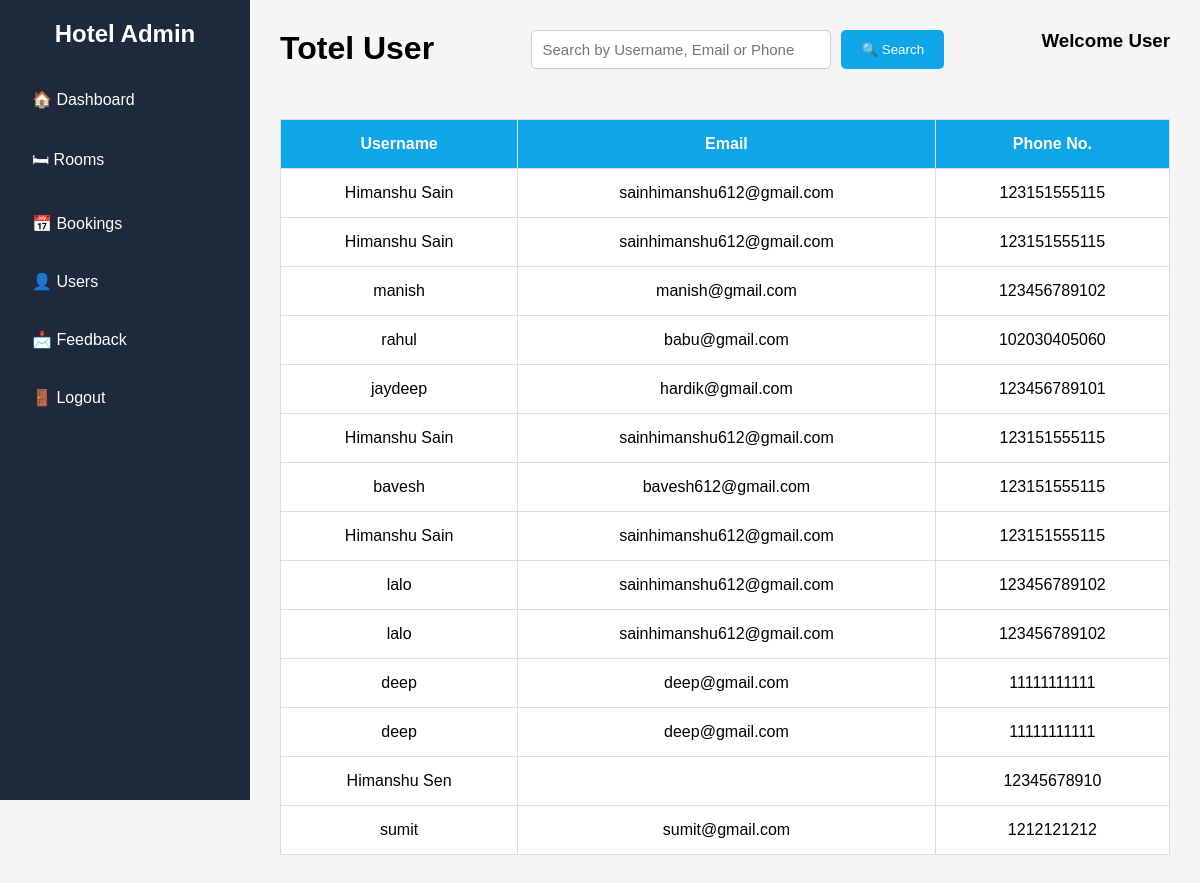
The page /user/ on the database its author committed.
### app1/models.py (models this page shows)
class Booking(models.Model):
    room=models,models.ForeignKey(rooms, on_delete=models.CASCADE,null=True)
    name = models.CharField(max_length=30)
    email = models.EmailField()
    phone = models.CharField(max_length=12)
    room_no = models.IntegerField(null=True)
    check_in = models.DateField()
    check_out = models.DateField()
    room_price=models.ImageField()
    GUEST_CHOICES = [
        ("1 Guest", "1 Guest"),
        ("2 Guests", "2 Guests"),
        ("3 Guests", "3 Guests"),
        ("4 Guests", "4 Guests"),
    ]
    guests = models.CharField(max_length=20, choices=GUEST_CHOICES)
    ROOM_CHOICES = [
        ("Single Room", "Single Room"),
        ("Double Room", "Double Room"),
        ("Deluxe Room", "Deluxe Room"),
        ("Suite Room", "Suite Room"),
    ]
    room_type = models.CharField(max_length=50, choices=ROOM_CHOICES)
    message = models.TextField(blank=True, null=True)
    booking_date = models.DateTimeField(auto_now_add=True)

### app1/views.py (the view)
# urls.py: path("user/",views.user,name="user"),
def user(request):
    bookings = Booking.objects.all()
    return render(request,"admin/userdata.html",{"bookings":bookings})

### app1/templates/admin/userdata.html (shortened to what this page needs)
<!DOCTYPE html>
<html>
<head>
</head>
<body>
<div class="sidebar">
<h2>Hotel Admin</h2>
<ul>
<li><a href="{%url 'admindata'%}">🏠 Dashboard</a></li>
<li><a href="{% url 'roomdata'%}">🛏 Rooms</a></li>
<li><a href="{%url 'booking'%}">📅 Bookings</a></li>
<li><a href="{%url 'user'%}">👤 Users</a></li>
<li><a href="{%url 'feedback'%}">📩 Feedback</a></li>
<li><a href="{% url 'logoutdata'%}">🚪 Logout</a></li>
</ul>
</div>
<div class="main">
<div class="header">
<h1>Totel User</h1>
<div class="search-box">
    <form method="GET">
        <input type="text" name="search" placeholder="Search by Username, Email or Phone"
               value="{{ request.GET.search }}">
        <button type="submit">🔍 Search</button>
    </form>
</div>
<h3>Welcome User</h3>
</div>
<table>
<tr>
<th>Username</th>
<th>Email</th>
<th>Phone No.</th>
</tr>
{% for booking in bookings %}
<tr>
<td>{{ booking.name }}</td>
<td>{{ booking.email }}</td>
<td>{{ booking.phone  }}</td>
</tr>
{% endfor %}
</table>
</div>
</body>
</html>

### app1/templates/admin/userdata.html (style rules this page uses)
* { margin:0; padding:0; box-sizing:border-box; font-family:Arial; }
body { display:flex; background:#f5f5f5; }
.sidebar { width:250px; height:100vh; background:#1e293b; color:white; padding:20px; position:fixed; }
.sidebar h2 { text-align:center; margin-bottom:30px; }
.sidebar ul { list-style:none; }
.sidebar ul li { margin:15px 0; }
.sidebar ul li a { text-decoration:none; color:white; display:block; padding:12px; border-radius:6px; }
.main { margin-left:250px; width:100%; padding:30px; }
.header { display:flex; justify-content:space-between; margin-bottom:30px; }
table { width:100%; margin-top:30px; background:white; border-collapse:collapse; }
table th,table td { padding:15px; border:1px solid #ddd; text-align:center; }
table th { background:#0ea5e9; color:white; }
.search-box { margin-bottom:20px; display:flex; justify-content:flex-end; }
.search-box form { display:flex; gap:10px; }
.search-box input { width:300px; padding:10px; border:1px solid #ccc; border-radius:5px; outline:none; font-size:15px; }
.search-box button { padding:10px 20px; background:#0ea5e9; color:white; border:none; border-radius:5px; cursor:pointer; }

### rows shown on the page
Booking: name "Himanshu Sain", email "sainhimanshu612@gmail.com", phone "123151555115"
Booking: name "Himanshu Sain", email "sainhimanshu612@gmail.com", phone "123151555115"
Booking: name "manish", email "manish@gmail.com", phone "123456789102"
Booking: name "rahul", email "babu@gmail.com", phone "102030405060"
Booking: name "jaydeep", email "hardik@gmail.com", phone "123456789101"
Booking: name "Himanshu Sain", email "sainhimanshu612@gmail.com", phone "123151555115"
Booking: name "bavesh", email "bavesh612@gmail.com", phone "123151555115"
Booking: name "Himanshu Sain", email "sainhimanshu612@gmail.com", phone "123151555115"
Booking: name "lalo", email "sainhimanshu612@gmail.com", phone "123456789102"
Booking: name "lalo", email "sainhimanshu612@gmail.com", phone "123456789102"
Booking: name "deep", email "deep@gmail.com", phone "11111111111"
Booking: name "deep", email "deep@gmail.com", phone "11111111111"
Booking: name "Himanshu Sen", phone "12345678910"
Booking: name "sumit", email "sumit@gmail.com", phone "1212121212"
